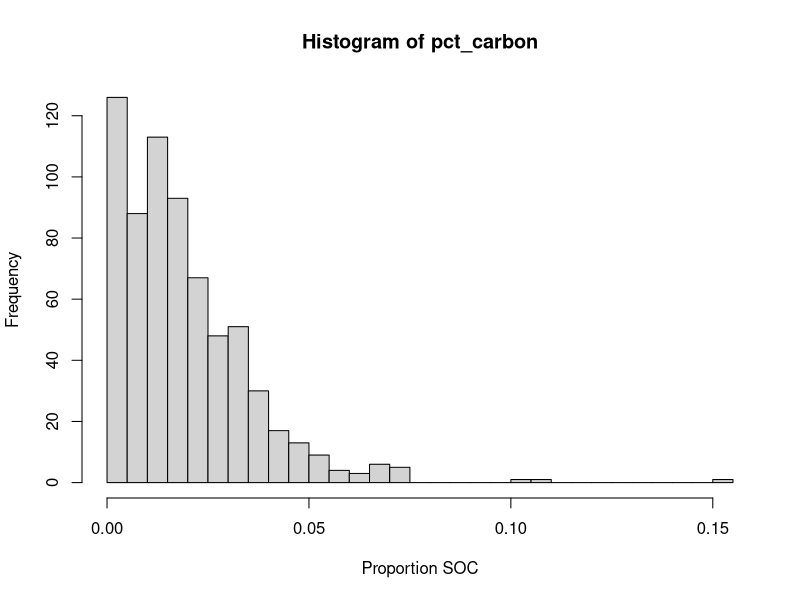
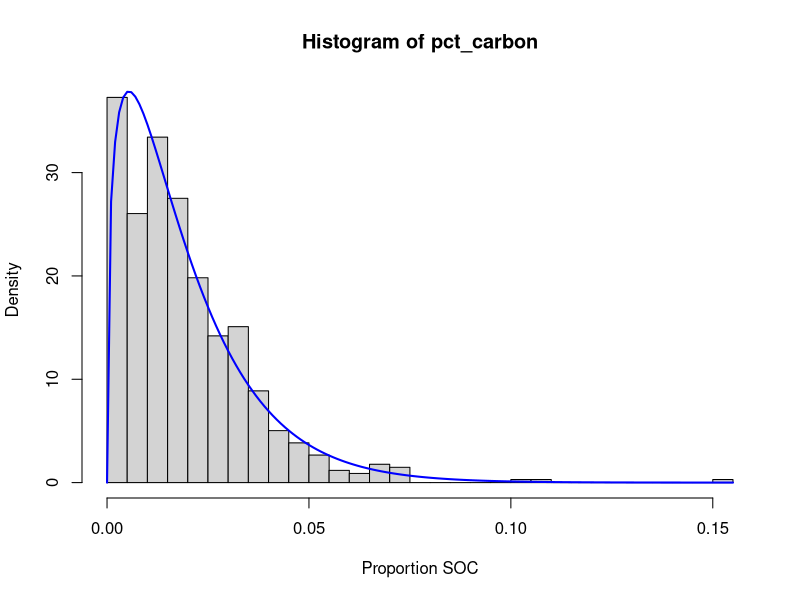
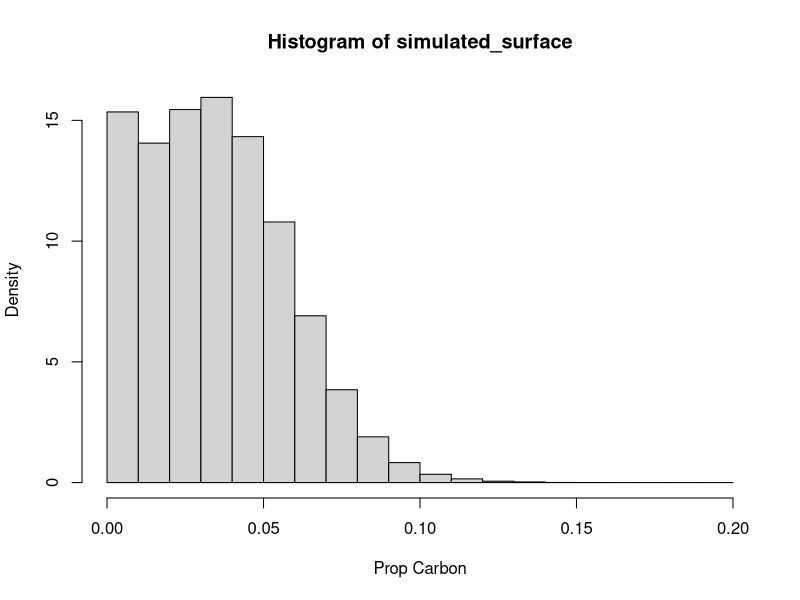
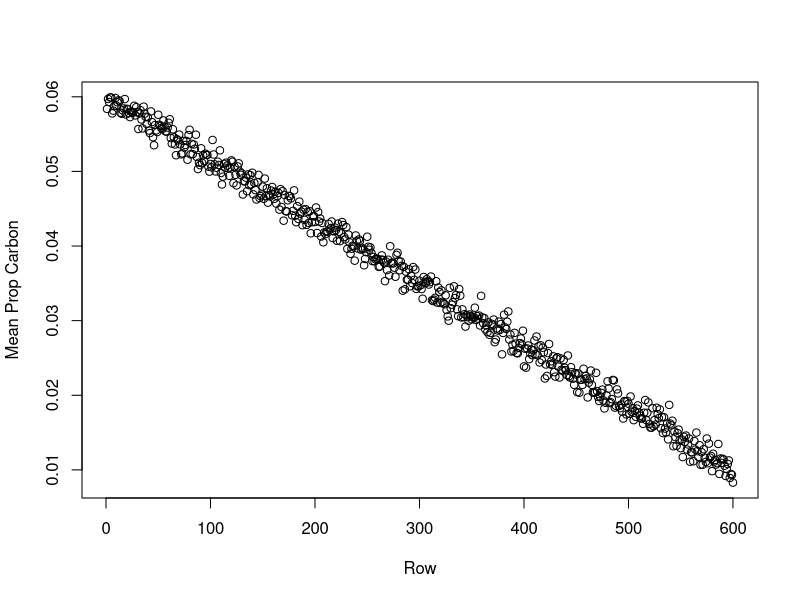
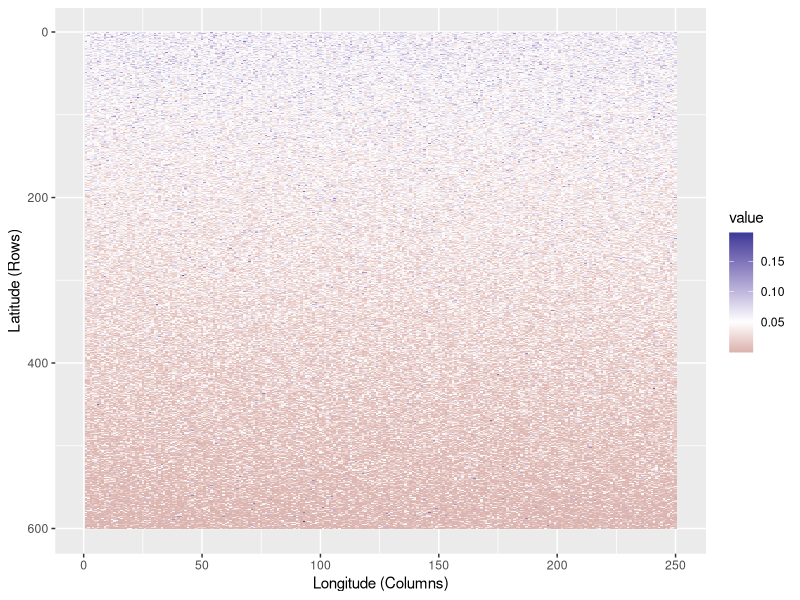

The R script that drew these images, in order: (Note: this script raises an error after producing the figures.)
## ---- chunk 1
knitr::opts_chunk$set(echo = TRUE, message = FALSE, warning = FALSE)
## ---- chunk 2
library(tidyverse)
## ---- chunk 3
duplicate_data <- read_csv("mcp_duplicates.csv")
#drop samples that were rerun fewer or more than 2 times
no_dups <- names(which(table(duplicate_data$sample_name) < 2))
#also drop runs of atropine standards
duplicate_data <- duplicate_data %>%
  filter(!(sample_name %in% no_dups)) %>%
  filter(!(substr(sample_name, 1, 4) %in% c('atro','blan','Blan','dumm','Dumm'))) %>%
  group_by(sample_name) %>%
  filter(rank(time) <= 2)

duplicate_data
## ---- chunk 4
pct_carbon <- duplicate_data$carbon / 100
hist(pct_carbon, breaks = 30, xlab = "Proportion SOC")
## ---- chunk 5
#little function to return beta parameters given a mean and variance
compute_beta_params <- function(mu, sigma_squared){
  alpha <- ((1 - mu) / sigma_squared - 1 / mu) * mu^2
  beta <- alpha * (1 / mu - 1)
  c("alpha" = alpha, "beta" = beta)
}

mean_carbon <- mean(pct_carbon)
var_carbon <- var(pct_carbon)
beta_params <- compute_beta_params(mu = mean_carbon, sigma_squared = var_carbon)
grid <- seq(0, max(pct_carbon), by=.001)

hist(pct_carbon, breaks = 30, xlab = "Proportion SOC", freq = FALSE)
points(y = dbeta(grid, shape1 = beta_params[1], shape2 = beta_params[2]), x = grid, type = 'l', col = 'blue', lwd = 2)
## ---- chunk 6

simulate_truth <- function(){
  #since silver lab plots are 60 x 25 meters, this gives a resolution of .1 meters
  n_latitude <- 600
  n_longitude <- 250
  #samples are collected at 4 depths: 0-10 cm, 10-30cm, 30-50cm, and 50-100cm
  #ADD DEPTH
  n_depth <- 4
  d <- n_latitude * n_longitude
  
  #first simulate a surface that is a "slope" with the mean decreasing linearly as we move down the surface
  #mean varies across rows, it decreases linearly from .06 to .01
  grid <- (1:n_latitude) / n_latitude
  linear_mean <- .06 * (1-grid) + .01 * grid
  mean_matrix <- matrix(data = rep(linear_mean, n_latitude), nrow = n_latitude, ncol = n_longitude)
  #fix variance initially
  var_matrix <- matrix(.0003, nrow = n_latitude, ncol = n_longitude)
  #simulated carbon matrix
  carbon_matrix <- matrix(0, nrow = n_latitude, ncol = n_longitude)
  for(i in 1:n_latitude){
    for(j in 1:n_longitude){
      beta_params <- compute_beta_params(mu = mean_matrix[i,j], sigma_squared = var_matrix[i,j])
      carbon_matrix[i,j] <- rbeta(n = 1, shape1 = beta_params[1], shape2 = beta_params[2])
    }
  }
  carbon_matrix
}

simulated_surface <- simulate_truth()
## ---- chunk 7
#marginal histogram
hist(simulated_surface, xlab = "Prop Carbon", freq = FALSE)
#means by row
plot(apply(simulated_surface, 1, mean), xlab = "Row", ylab = "Mean Prop Carbon")
#turn to a long dataframe to plot with ggplot
melted_simulated_surface <- reshape2::melt(simulated_surface)
matplot <- ggplot(melted_simulated_surface, aes(x=Var2, y=Var1, fill=value)) + 
  geom_tile() +
  ylab("Latitude (Rows)") +
  xlab("Longitude (Columns)") +
  scale_y_reverse() +
  scale_fill_gradient2(midpoint = 0.05)
matplot
## ---- chunk 8
#note that our imaginary surface is at the 10 x 10 x 10 cm scale, which is 1000 cubic centimeters.
#this implies a bulk density of 1.2 * 1000 = 1200 grams per grid point. 
bulk_density <- 1200
carbon_mass_surface <- bulk_density * simulated_surface
#total carbon in megagrams
total_carbon <- sum(carbon_mass_surface) * (1e-6)
#a 60 x 25 meter plot is .15 of a hectare
MgC_per_ha <- total_carbon / .15
## ---- chunk 9
#function to collect samples from a simulated surface
#inputs:
  #surface: a simulated surface, i.e. a matrix or array with SOC concentrations at each point
#outputs: samples collected along random transects, these are the true values (i.e. with no measurement error)  
collect_sample <- function(surface){
  #start randomly from lower left or lower right hand corner
  left <- sample(c(TRUE, FALSE), size = 1)
  if(left){
    vertical_bounds <- c(nrow(surface)-ceiling(nrow(surface)/10), nrow(surface))
    horizontal_bounds <- c(1,floor(ncol(surface)/10))
  
    initial_location <- c(sample(vertical_bounds[1]:vertical_bounds[2], size = 1), sample(horizontal_bounds[1]:horizontal_bounds[2], size = 1))
    vertical_steps <- floor(seq(0, initial_location[1], length.out = 9))
    horizontal_steps <- floor(seq(0, ncol(surface)-initial_location[2], length.out = 9))
    
    transect <- matrix(c(initial_location[1] - vertical_steps, initial_location[2] + horizontal_steps), nrow = length(vertical_steps))
  } else {
    vertical_bounds <- c(nrow(surface)-ceiling(nrow(surface)/10), nrow(surface))
    horizontal_bounds <- c(ncol(surface),ncol(surface) - floor(ncol(surface)/10))
  
    initial_location <- c(sample(vertical_bounds[1]:vertical_bounds[2], size = 1), sample(horizontal_bounds[1]:horizontal_bounds[2], size = 1))
    vertical_steps <- floor(seq(0, initial_location[1], length.out = 9))
    horizontal_steps <- floor(seq(0, initial_location[2], length.out = 9))
    
    transect <- matrix(c(initial_location[1] - vertical_steps, initial_location[2] - horizontal_steps), nrow = length(vertical_steps))
  }
  true_samples <- simulated_surface[transect]
  true_samples
}
soil_samples <- collect_sample(simulated_surface)
## ---- chunk 10
pct_differences <- duplicate_data %>%
  group_by(sample_name) %>%
  summarize(N_pct_diff = pct_diff(nitrogen), C_pct_diff = pct_diff(carbon), N_abs_diff = abs_diff(nitrogen), C_abs_diff = abs_diff(carbon), C_mean = mean(carbon), N_mean = mean(nitrogen), C_range = abs(diff(carbon)))

hist(pct_differences$C_pct_diff, breaks = 30)

sampled_pds <- sample(pct_differences$C_pct_diff, size = length(soil_samples), replace = TRUE)
#the size of the perturbation is equivalent to the random % difference multiplied by the actual size of each sample. The direction of the perturbation is random.
perturbations <- sample(c(-1,1), size = length(soil_samples), replace = TRUE) * (sampled_pds / 100) * soil_samples

measured_samples <- soil_samples + perturbations
## ---- chunk 11
plot_average <- mean(measured_samples * bulk_density)
